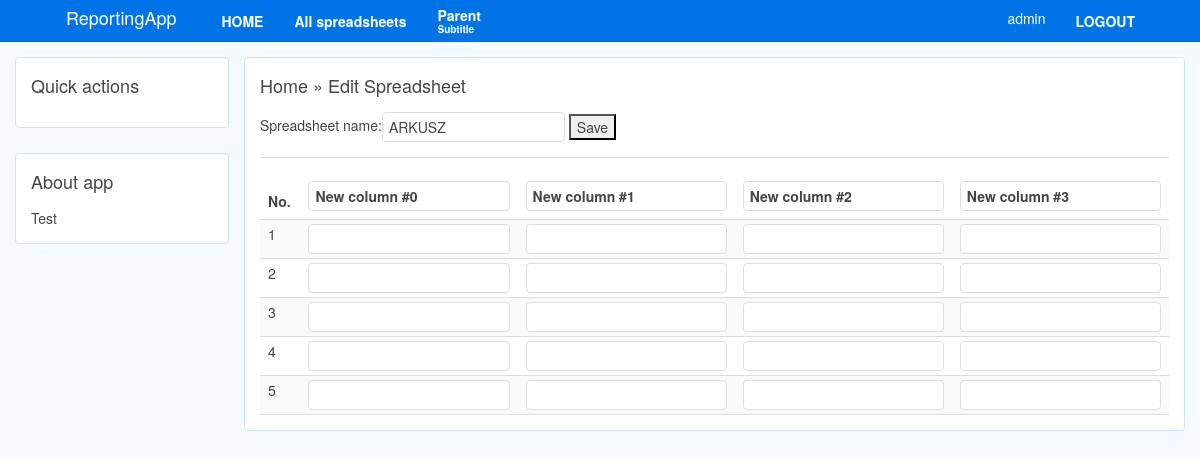
Page /reports/spreadsheets/20/edit/ (signed in) on the earlier database version.
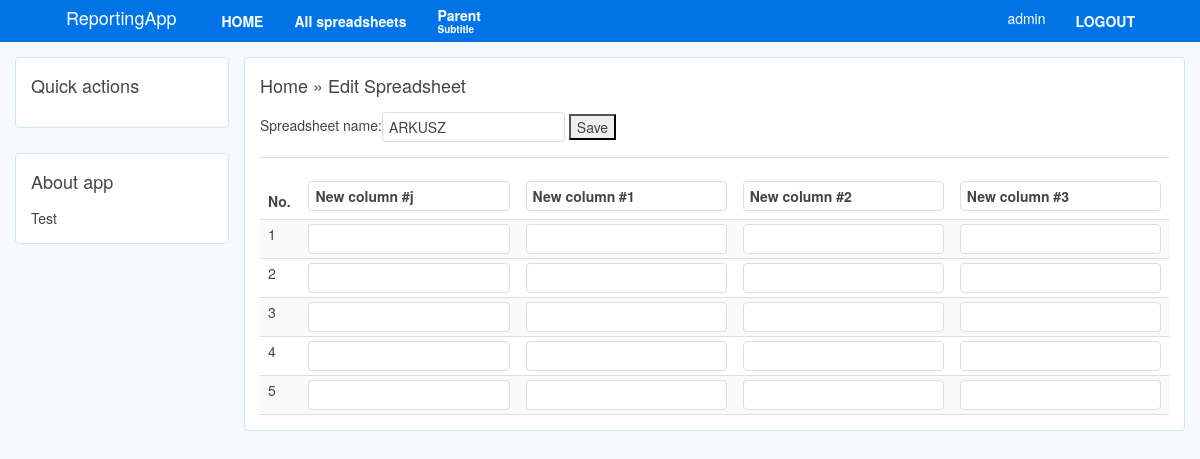
Same page on the later database version.
### reports/models.py (models this page shows)
class Column(models.Model):
	spreadsheet = models.ForeignKey(Spreadsheet, on_delete=models.CASCADE)
	column_name = models.CharField(max_length=255)

### reports/views.py (the view, shortened to what this page needs)
# urls.py: url(r'^spreadsheets/(?P<id>\d+)/edit/$', views.spreadsheets_edit, name='spreadsheets_edit'),
@login_required
def spreadsheets_edit(request, **kwargs):
    spreadsheet = Spreadsheet.objects.get(id=kwargs.get('id'))
    spreadsheet_form = SpreadsheetForm(request.POST or None,
        initial={
            'spreadsheet_name': spreadsheet.spreadsheet_name,
        }
    )
    columns = Column.objects.filter(spreadsheet__id = spreadsheet.id)
    num_rows = 0
    rows = []
    for current_column in columns:
        cells = [cell.contents for cell in current_column.cells.all()]
        rows.append(cells)
        num_rows = max(num_rows,len(cells))
    return render(request, 'spreadsheets_edit.html', context={'spreadsheet': spreadsheet,
                                                              'spreadsheet_form': spreadsheet_form,
                                                              'columns': columns,
                                                              'num_rows': range(0,num_rows), 'rows': rows})

### reports/forms.py
class SpreadsheetForm(forms.Form):
    spreadsheet_name = forms.CharField(max_length=32, widget=forms.TextInput(attrs={'placeholder': 'Spreadsheet name'}))

### reports/templatetags/custom_tags.py (called while the page is built)
@register.filter(name='index')
def index(List, i):
    if i < len(List):
        return List[int(i)]
    return ''

### reports/templates/spreadsheets_edit.html (shortened to what this page needs)
{% extends "./base/base_spreadsheets_quickactions.html" %}
{% load custom_tags %}
{% load widget_tweeks %}
{% block breadcrumbs %}
	{{ block.super }} » Edit Spreadsheet
{% endblock %}
{% block content %}
<div class="uk-width-1-1">
	<form class="uk-form" method="post" name="edit_form" action="{% url 'spreadsheets_edit' id=spreadsheet.id %}">
		{{spreadsheet_form}}
		<input type="submit" value="Save" />
		<hr>
		<div class="uk-overflow-container">
			<table class="uk-table uk-table-hover uk-table-striped uk-table-condensed ">
				<thead>
					<tr>
						<th class="uk-text-bold">No.</th>
						{% for current_column in columns %}
						<th class="uk-text-bold">
							<input type="text" name="header_C{{ forloop.counter }}" class="uk-width-1-1" value="{{current_column.column_name}}">
						</th>
						{% endfor %}
					</tr>
				</thead>
				<tbody>
					{% for it in num_rows %}
					<tr>
						<td>
							{{forloop.counter}}
						</td>
						{% for current_column in columns %}
						<td>
							<input type="text" name="cells_C{{ forloop.counter }}" class="uk-width-1-1" value="{{ rows | index:forloop.counter0 | index:it }}">
						</td>
						{% endfor %}
					</tr>
					{% endfor %}
				</tbody>
			</table>
		</div>
	</form>
</div>
{% endblock %}

Differences in the rows shown:
changed Column: column_name "New column #0" → "New column #j"
